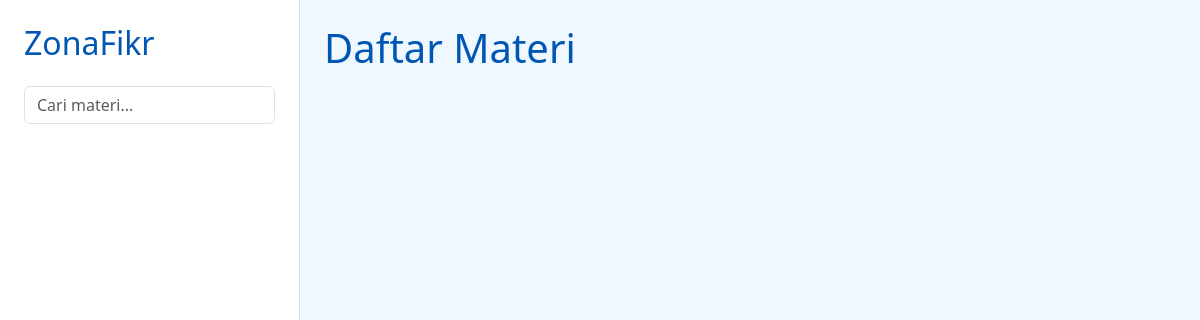
Page /katalog.php on the earlier database version.
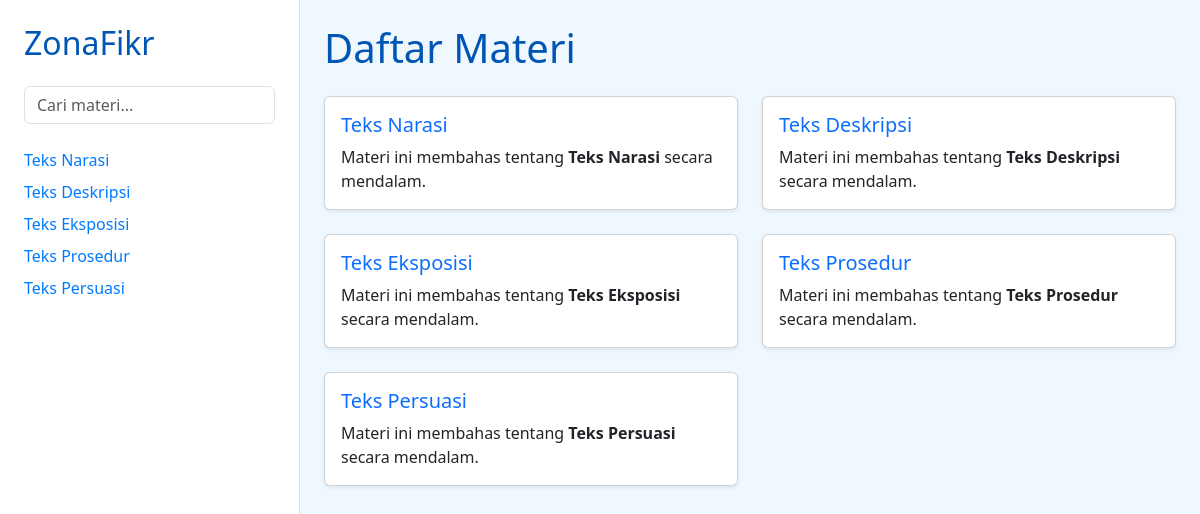
Same page on the later database version.
### tables this page shows
CREATE TABLE materi (
    id INT AUTO_INCREMENT PRIMARY KEY,
    judul VARCHAR(255) NOT NULL,
    deskripsi TEXT NOT NULL,
    isi TEXT NOT NULL
);

### katalog.php (the view, shortened to what this page needs)
<?php
include 'koneksi.php';
$search = isset($_GET['search']) ? $_GET['search'] : '';
$query = "SELECT * FROM materi";
$result = $koneksi->query($query);
$materiList = $result->fetch_all(MYSQLI_ASSOC);
?>
<!DOCTYPE html>
<html>
<head>
  <link href="https://cdn.jsdelivr.net/npm/bootstrap@5.3.3/dist/css/bootstrap.min.css" rel="stylesheet">
</head>
<body>
  <div class="container-fluid">
    <div class="row min-vh-100">
      <div class="col-md-3 bg-white border-end p-4">
        <h2 class="zonafikr-title mb-4">ZonaFikr</h2>
        <form method="get" class="mb-4">
          <input type="text" name="search" class="form-control" placeholder="Cari materi..." value="<?= htmlspecialchars($search) ?>">
        </form>
        <div style="max-height: 70vh; overflow-y: auto;">
          <ul class="list-unstyled">
            <?php foreach ($materiList as $materi): ?>
              <li class="sidebar-link mb-2"><?= htmlspecialchars($materi['judul']) ?></li>
            <?php endforeach; ?>
          </ul>
        </div>
      </div>
      <div class="col-md-9 p-4">
        <h1 class="zonafikr-title mb-4">Daftar Materi</h1>
        <div class="row row-cols-1 row-cols-md-2 g-4">
          <?php foreach ($materiList as $materi): ?>
            <div class="col">
              <div class="card h-100 shadow-sm">
                <div class="card-body">
                  <h5 class="card-title text-primary"><?= htmlspecialchars($materi['judul']) ?></h5>
                  <p class="card-text">Materi ini membahas tentang <strong><?= htmlspecialchars($materi['judul']) ?></strong> secara mendalam.</p>
                </div>
              </div>
            </div>
          <?php endforeach; ?>
        </div>
      </div>
    </div>
  </div>
</body>
</html>

Differences in the rows shown:
added materi: judul "Teks Narasi"
added materi: judul "Teks Deskripsi"
added materi: judul "Teks Eksposisi"
added materi: judul "Teks Prosedur"
added materi: judul "Teks Persuasi"
